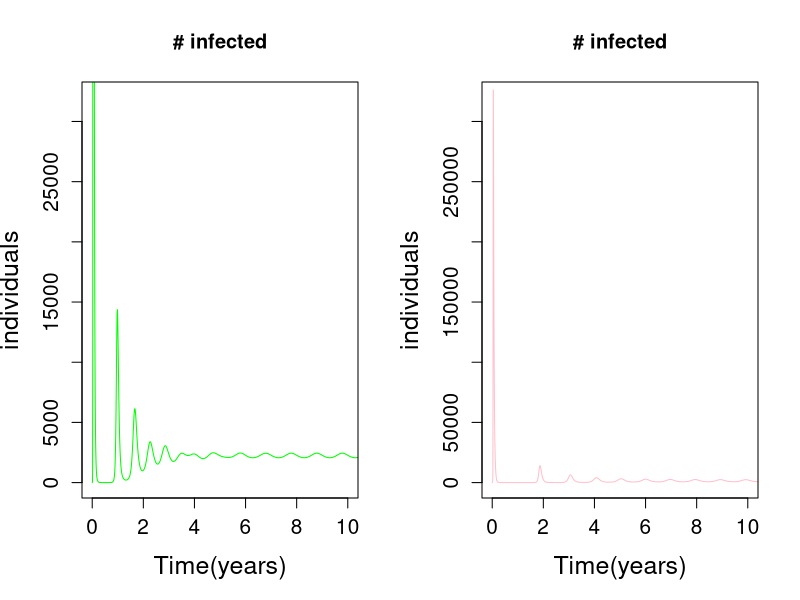

Here is the R script that generated this plot:
#Dushoff et al. deterministic model: Luke - summer 2014 
library(deSolve)

flu_parms  <- c(n=500000, #population size
               L=4, #duration of immunity (years)
               D=0.02, #mean infectious period (years)
               B0=500, #contacts per year
               B1=0.02 #scaler 
)

flu_parms_too  <- c(n=500000, #population size
                L=8, #duration of immunity (years)
                D=0.025, #mean infectious period (years)
                B0=400, #contacts per year
                B1=0.02 #scaler 
)


#contact rate function
beta_t  <- function(tx, B_0, B_1){
    B_0*(1+B_1*cos(2*pi*tx))
}

MAXTIME  <- 100
TIMESTEP  <- 0.005

#SIRS function

flu_sirs  <- function(t,y,flu_parms){
  with(c(as.list(y),flu_parms),{
    
    dS_dt <- (n-S-I)/L-beta_t(t,B0,B1)*I*S/n
    dI_dt <- beta_t(t,B0,B1)*I*S/n-I/D
    list(c(dS_dt,dI_dt))
  })
}  
flu_sirs_too  <- function(t,y,flu_parms_too){
    with(c(as.list(y),flu_parms_too),{
      
      dS_dt <- (n-S-I)/L-beta_t(t,B0,B1)*I*S/n
      dI_dt <- beta_t(t,B0,B1)*I*S/n-I/D
      list(c(dS_dt,dI_dt))
    })
}
#setting run time (time series)
rt  <- data.frame(lsoda(c(S=499999,I=1),seq(0,MAXTIME,TIMESTEP),flu_sirs,flu_parms))
rt2  <- data.frame(lsoda(c(S=499999,I=1),seq(0,MAXTIME,TIMESTEP),flu_sirs_too,flu_parms_too))
par(mfrow=c(1,2))
plot(rt$time,rt$I,type="l",xlim=c(0,10), ylim=c(0,32000), main="# infected", xlab="Time(years)", 
     ylab="individuals", cex.lab=1.5, cex.axis=1.25, col="green")

plot(rt2$time,rt2$I,type="l",xlim=c(0,10), ylim=c(0,320000), main="# infected", xlab="Time(years)", 
     ylab="individuals", cex.lab=1.5, cex.axis=1.25, col="pink")
